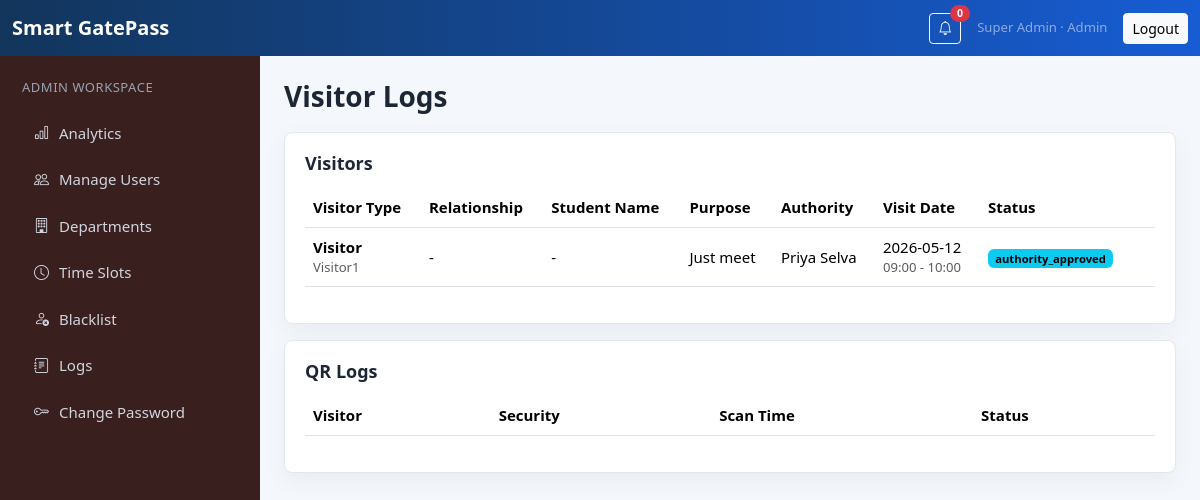
The page /admin/logs (signed in) on the database its author committed.
### models/schema.py (models this page shows, shortened)
class User(db.Model):
    __tablename__ = "users"
    id = db.Column(db.Integer, primary_key=True)
    name = db.Column(db.String(120), nullable=False)
    username = db.Column(db.String(80), unique=True, index=True)
    email = db.Column(db.String(160), unique=True, nullable=False, index=True)
    phone = db.Column(db.String(30), nullable=False)
    password_hash = db.Column(db.String(255), nullable=False)
    role = db.Column(db.String(30), nullable=False, index=True)
    department = db.Column(db.String(120))
    photo = db.Column(db.String(255))
    college_id = db.Column(db.String(80), unique=True, index=True)
    designation = db.Column(db.String(120))
    course_applied = db.Column(db.String(120))
    is_available = db.Column(db.Boolean, default=True)
    is_active = db.Column(db.Boolean, default=True)
    created_at = db.Column(db.DateTime, default=datetime.utcnow)
    visitors = db.relationship("Visitor", backref="public_user", foreign_keys="Visitor.user_id")
    authority_visits = db.relationship("Visitor", backref="authority", foreign_keys="Visitor.authority_id")

class Visitor(db.Model):
    __tablename__ = "visitors"
    id = db.Column(db.Integer, primary_key=True)
    user_id = db.Column(db.Integer, db.ForeignKey("users.id"), nullable=False, index=True)
    purpose = db.Column(db.Text, nullable=False)
    visit_date = db.Column(db.Date, nullable=False, index=True)
    visit_time = db.Column(db.String(80), nullable=False)
    authority_id = db.Column(db.Integer, db.ForeignKey("users.id"), nullable=False, index=True)
    status = db.Column(db.String(40), default="pending", index=True)
    visitor_type = db.Column(db.String(80))
    relationship = db.Column(db.String(160))
    student_id = db.Column(db.String(80), index=True)
    student_name = db.Column(db.String(120))
    department = db.Column(db.String(120))
    year_of_study = db.Column(db.String(40))
    parent_name = db.Column(db.String(120))
    guardian_name = db.Column(db.String(120))
    relative_name = db.Column(db.String(120))
    emergency_contact_name = db.Column(db.String(120))
    emergency_contact_phone = db.Column(db.String(30))
    visitor_photo = db.Column(db.String(255))
    id_proof_number = db.Column(db.String(120))
    gender = db.Column(db.String(30))
    address = db.Column(db.Text)
    qr_code = db.Column(db.String(255), unique=True)
    qr_token_hash = db.Column(db.String(255), unique=True, index=True)
    id_proof = db.Column(db.String(255))
    entry_time = db.Column(db.DateTime)
    exit_time = db.Column(db.DateTime)
    is_vip = db.Column(db.Boolean, default=False)
    created_at = db.Column(db.DateTime, default=datetime.utcnow, index=True)

### routes/admin.py (the view)
@admin_bp.route("/logs")
@roles_required("admin")
def logs():
    return render_template("admin/logs.html", visitors=Visitor.query.order_by(Visitor.created_at.desc()).all(), qr_logs=QRLog.query.order_by(QRLog.scan_time.desc()).all())

### utils/notifications.py (called while the page is built)
def unread_count(user_id):
    return Notification.query.filter_by(receiver_id=user_id, is_read=False).count()

### utils/security.py (called while the page is built)
def current_user():
    user_id = session.get("user_id")
    if not user_id:
        return None
    return db.session.get(User, user_id)

def roles_required(*roles):
    def decorator(view):
        @wraps(view)
        def wrapper(*args, **kwargs):
            user = current_user()
            if not user:
                flash("Please log in to continue.", "warning")
                return redirect(url_for("auth.login", next=request.path))
            if user.role not in roles:
                flash("You are not authorized to access that page.", "danger")
                return redirect(url_for(ROLE_DASHBOARDS.get(user.role, "auth.login")))
            return view(*args, **kwargs)
        return wrapper
    return decorator

### templates/admin/logs.html (shortened to what this page needs)
{% extends 'base.html' %}
{% block content %}
<div class="page-head"><h1>Visitor Logs</h1></div>
<div class="panel mb-3"><h2>Visitors</h2>{% include 'partials/visitor_table.html' %}</div>
<div class="panel"><h2>QR Logs</h2><div class="table-responsive"><table class="table"><thead><tr><th>Visitor</th><th>Security</th><th>Scan Time</th><th>Status</th></tr></thead></table></div></div>
{% endblock %}

### templates/base.html (shortened to what this page needs)
<!doctype html>
<html lang="en" data-bs-theme="light">
<head>
  <link href="https://cdn.jsdelivr.net/npm/bootstrap@5.3.3/dist/css/bootstrap.min.css" rel="stylesheet">
  <link href="https://cdn.jsdelivr.net/npm/bootstrap-icons@1.11.3/font/bootstrap-icons.css" rel="stylesheet">
  <link href="{{ url_for('static', filename='css/style.css') }}" rel="stylesheet">
</head>
<body class="app-body role-{{ current_user.role if current_user else 'guest' }}">
<nav class="navbar navbar-expand-lg app-topbar sticky-top">
  <div class="container-fluid">
    <a class="navbar-brand fw-bold" href="{{ url_for('index') }}">Smart GatePass</a>
    <div class="ms-auto d-flex align-items-center gap-3">
      {% if current_user %}
      <button class="btn btn-sm btn-outline-light position-relative" id="notifyBtn" type="button">
        <i class="bi bi-bell"></i>
        <span class="position-absolute top-0 start-100 translate-middle badge rounded-pill bg-danger" id="notifyBadge">{{ unread_count }}</span>
      </button>
      <span class="small text-white-50">{{ current_user.name }} · {{ current_user.role|title }}</span>
      <a class="btn btn-sm btn-light" href="{{ url_for('auth.logout') }}">Logout</a>
      {% endif %}
    </div>
  </div>
</nav>
<main class="app-shell">
  {% if current_user %}<aside class="sidebar d-none d-lg-block">{% include 'partials/sidebar.html' %}</aside>{% endif %}
  <section class="content">
    {% block content %}{% endblock %}
  </section>
</main>
</body>
</html>

### templates/partials/sidebar.html (shortened to what this page needs)
{% set role = current_user.role %}
<div class="sidebar-title">{{ role|title }} Workspace</div>
<nav class="nav flex-column gap-1">
  {% if role == 'public' %}
  <a class="nav-link" href="{{ url_for('public.dashboard') }}"><i class="bi bi-speedometer2"></i> Dashboard</a>
  <a class="nav-link" href="{{ url_for('public.book') }}"><i class="bi bi-calendar-plus"></i> Book Visit</a>
  {% elif role == 'admin' %}
  <a class="nav-link" href="{{ url_for('admin.dashboard') }}"><i class="bi bi-bar-chart"></i> Analytics</a>
  <a class="nav-link" href="{{ url_for('admin.users') }}"><i class="bi bi-people"></i> Manage Users</a>
  <a class="nav-link" href="{{ url_for('admin.departments') }}"><i class="bi bi-building"></i> Departments</a>
  <a class="nav-link" href="{{ url_for('admin.timeslots') }}"><i class="bi bi-clock"></i> Time Slots</a>
  <a class="nav-link" href="{{ url_for('admin.blacklist') }}"><i class="bi bi-person-x"></i> Blacklist</a>
  <a class="nav-link" href="{{ url_for('admin.logs') }}"><i class="bi bi-journal-text"></i> Logs</a>
  {% endif %}
  <a class="nav-link" href="{{ url_for('auth.change_password') }}"><i class="bi bi-key"></i> Change Password</a>
</nav>

### templates/partials/visitor_table.html (shortened to what this page needs)
<div class="table-responsive">
<table class="table align-middle">
  <thead>
    <tr>
      <th>Visitor Type</th>
      <th>Relationship</th>
      <th>Student Name</th>
      <th>Purpose</th>
      <th>Authority</th>
      <th>Visit Date</th>
      <th>Status</th>
      <th></th>
    </tr>
  </thead>
  <tbody>
  {% for visitor in visitors %}
  <tr>
    <td><strong>{{ visitor.visitor_type or 'Visitor' }}</strong><div class="text-muted small">{{ visitor.public_user.name }}</div></td>
    <td>{{ visitor.relationship or '-' }}</td>
    <td>{{ visitor.student_name or '-' }}</td>
    <td class="text-truncate" style="max-width: 220px;">{{ visitor.purpose }}</td>
    <td>{{ visitor.authority.name }}</td>
    <td>{{ visitor.visit_date }}<div class="text-muted small">{{ visitor.visit_time }}</div></td>
    <td><span class="badge text-bg-info">{{ visitor.status }}</span></td>
    <td>
    </td>
  </tr>
  {% else %}
  <tr><td colspan="8" class="text-muted text-center">No visitor records yet.</td></tr>
  {% endfor %}
  </tbody>
</table>
</div>

### static/css/style.css (style rules this page uses)
:root { --bg: #f4f7fb; --panel: #ffffff; --ink: #1d2635; --muted: #64748b; --brand: #175cd3; --sidebar: #101828; }
body { background: var(--bg); color: var(--ink); font-size: 15px; }
.app-topbar { background: linear-gradient(90deg, #12355b, #175cd3); }
.navbar-brand { color: #fff; }
.app-shell { display: flex; min-height: calc(100vh - 56px); }
.sidebar { width: 260px; background: var(--sidebar); color: #fff; padding: 22px; flex: 0 0 260px; }
.sidebar-title { font-size: 13px; color: #98a2b3; text-transform: uppercase; margin-bottom: 14px; letter-spacing: .04em; }
.sidebar .nav-link { color: #d0d5dd; border-radius: 8px; padding: 10px 12px; display: flex; gap: 10px; align-items: center; }
.content { width: 100%; padding: 24px; }
.page-head { display: flex; justify-content: space-between; gap: 16px; align-items: center; margin-bottom: 18px; }
h1 { font-size: 28px; margin: 0; font-weight: 750; }
h2 { font-size: 18px; font-weight: 700; margin-bottom: 14px; }
.panel, .auth-panel, .stat-card { background: var(--panel); border: 1px solid #e4e7ec; border-radius: 8px; box-shadow: 0 8px 24px rgba(16,24,40,.05); }
.panel { padding: 20px; }
.role-admin .sidebar { background: #3a1f1f; }

### rows shown on the page
User: name "Super Admin", role "Admin", role "ADMIN"
Visitor: visitor_type "Visitor", public_user.name "Visitor1", relationship "-", student_name "-", purpose "Just meet", authority.name "Priya Selva", visit_date "2026-05-12", visit_time "09:00 - 10:00", status "authority_approved"

### other values the page prints
{{ unread_count }} "0"
